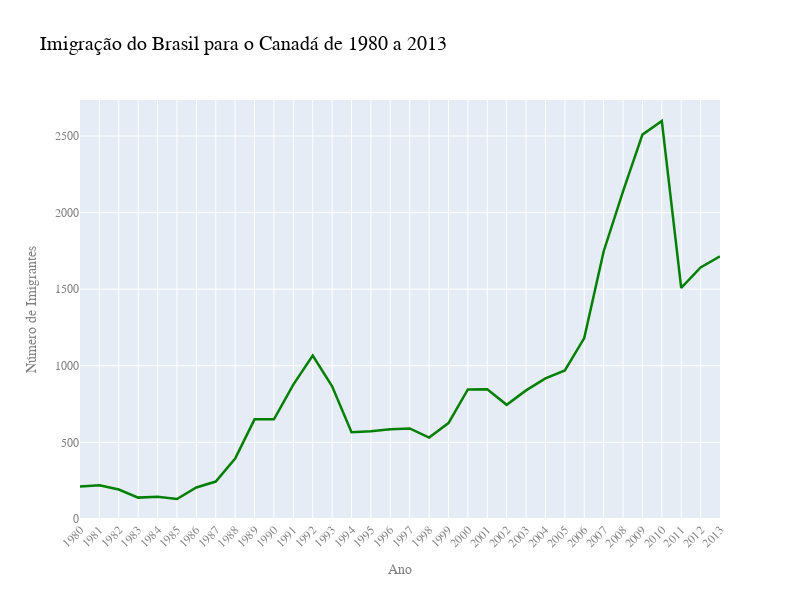

Here is the notebook cell this chart was saved with:
### Code cell
# Criar gráfico interativo com os dados de imigração do Brasil para o Canadá
figure = px.line(dados_brasil, x='ano', y='imigracao',
                 title='Imigração do Brasil para o Canadá de 1980 a 2013')

figure.update_traces(line_color='green', line_width=2.5)

figure.update_layout(width=800, height=600,
                     xaxis={'tickangle': -45, 'title': 'Ano'},
                     yaxis={'title': 'Número de Imigrantes'},
                     font_family='Arial',
                     font_size=12,
                     font_color='gray',
                     title_font_family='Arial',
                     title_font_size=20,
                     title_font_color='black'
                     )
figure.show()

### Figure 1 — Plotly figure (JSON) as saved in the notebook; plotly's stock layout.template omitted (floating-point values rounded to 4 significant figures)
{"data": [{"hovertemplate": "ano=%{x}<br>imigracao=%{y}<extra></extra>", "legendgroup": "", "line": {"color": "green", "dash": "solid", "width": 2.5}, "marker": {"symbol": "circle"}, "mode": "lines", "name": "", "orientation": "v", "showlegend": false, "type": "scatter", "x": ["1980", "1981", "1982", "1983", "1984", "1985", "1986", "1987", "1988", "1989", "1990", "1991", "1992", "1993", "1994", "1995", "1996", "1997", "1998", "1999", "2000", "2001", "2002", "2003", "2004", "2005", "2006", "2007", "2008", "2009", "2010", "2011", "2012", "2013"], "xaxis": "x", "y": [211, 220, 192, 139, 145, 130, 205, 244, 394, 650, 650, 877, 1066, 866, 566, 572, 586, 591, 531, 626, 845, 847, 745, 839, 917, 969, 1181, 1746, 2138, 2509, 2598, 1508, 1642, 1714], "yaxis": "y"}], "layout": {"font": {"color": "gray", "family": "Arial", "size": 12}, "height": 600, "legend": {"tracegroupgap": 0}, "title": {"font": {"color": "black", "family": "Arial", "size": 20}, "text": "Imigração do Brasil para o Canadá de 1980 a 2013"}, "width": 800, "xaxis": {"anchor": "y", "domain": [0, 1], "tickangle": -45, "title": {"text": "Ano"}}, "yaxis": {"anchor": "x", "domain": [0, 1], "title": {"text": "Número de Imigrantes"}}}}
